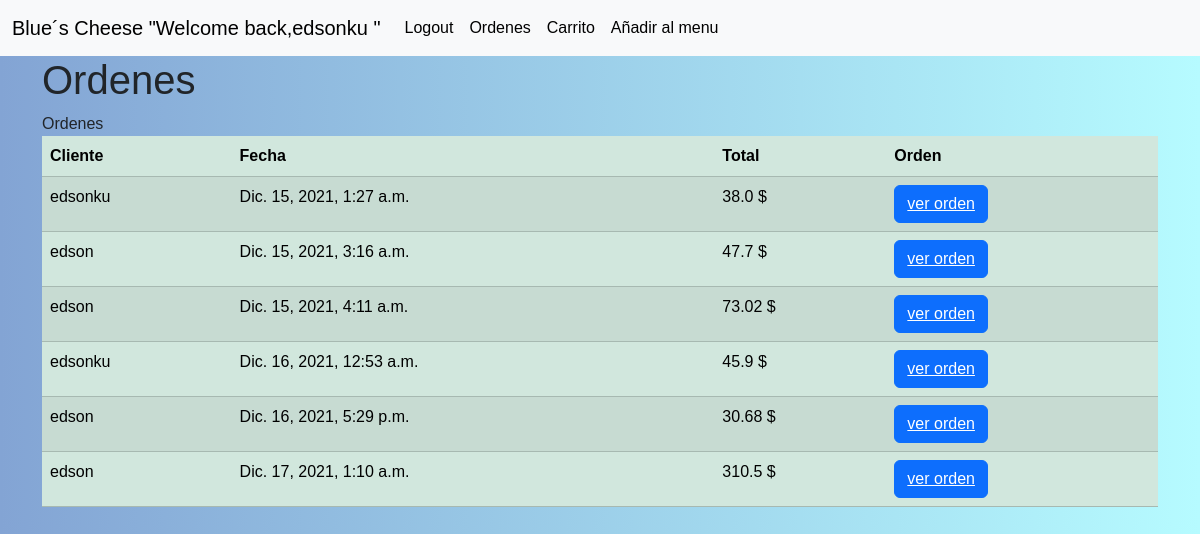
The app's page /ordenes/ (signed in) with its own data.
### orders/models.py (models this page shows, shortened)
class Ordenes(models.Model):
    status=((0,"cancelado"),(1,"pendiente"),(2,"realizado"))
    cliente=models.ForeignKey(settings.AUTH_USER_MODEL, verbose_name="cliente", on_delete=models.CASCADE,related_name="orders")
    fecha=models.DateTimeField(verbose_name="tiempo",auto_now_add=True)
    estado=models.IntegerField(choices=status, default=1)
    total=models.FloatField(default=0.0)

### orders/views.py (the view)
# urls.py: path("ordenes/", views.ordenes, name="ordenes"),
def ordenes(request):
    state=1
    if request.method=="POST":
        state=1
        state=request.POST.get("estado")
        if state == "0":
            estado=getorder(request.user)
            estado.estado=0
            estado.save()
        if state== "2":
            estado=getorder(request.user)
            estado.estado=2
            estado.save()
    else:
        state=1
    context = {
            "ordenes":Ordenes.objects.filter(estado=2),
            "car":georder(request.user),
    }
    return render(request,'orders/ordenes.html',context)

### orders/views.py (called while the page is built)
def georder(user):
    ordern=Ordenes.objects.filter(estado=2).first()
    if not ordern:
       ordern=Ordenes.objects.create(cliente=user)
    return ordern

### orders/templates/orders/ordenes.html (shortened to what this page needs)
{% extends 'base.html' %}
{% block main %}
<h1>Ordenes</h1>
{% block title  %}
Ordenes
{% endblock %}
{% if user.is_authenticated %}
<table class="table table-success table-striped">
    <thead>
        <th>Cliente</th>
        <th>Fecha</th>
        <th>Total</th>
        <th>Orden</th>
    </thead>
    <tbody>
        {% for x in ordenes %}
        <tr>
            <td>{{x.cliente}}</td>
            <td>{{x.fecha}}</td>
            <td>{{x.total}} $
            </td>
            <td><button type="button" class="btn btn-primary"><a href="{% url 'detalleorden' x.pk %}" style="color: white;">ver orden</a> </button>
                 </td>
        </tr>
        {%endfor%}
    </tbody>
</table>
{% endif %}
{% endblock %}

### templates/base.html (shortened to what this page needs)
{% load bootstrap5 %}
<!DOCTYPE html>
<html lang="en">
<head>
  {% bootstrap_css %}
  {% load static %}
  <link rel="stylesheet" href="{% static 'style.css' %}">
</head>
<body>
  <nav class="navbar navbar-expand-lg navbar-light bg-light " >
    <div class="container-fluid">
      <a class="navbar-brand" href="/">Blue´s Cheese
        {% if user.is_authenticated %}
        "Welcome back,{{ user.username }} "
        {% endif %}</a>
      <div class="collapse navbar-collapse" id="navbarNavAltMarkup">
        <div class="navbar-nav">
          {% if user.is_authenticated %}
          <a class="nav-link active" aria-current="page" href="{% url 'logout' %}">Logout</a>
          <a class="nav-link active" aria-current="page" href="{% url 'ordenes' %}">Ordenes</a>
          <a class="nav-link active" aria-current="page" href="{% url 'car' %}">Carrito</a>
          <a class="nav-link active" aria-current="page" href="{% url 'addmenu' %}">Añadir al menu</a>
          {%else%}
          <a class="nav-link" href="{% url 'login' %}">Login</a>
          <a class="nav-link" href="{% url 'register' %}">Register</a>
          {% endif %}
        </div>
      </div>
    </div>
  </nav>
  <div class="container">
    {% block main %}
    {% endblock main %}
  </div>
</body>
</html>

### static/style.css (style rules this page uses)
* { box-sizing: border-box; }
body { font-family: "Raleway", sans-serif; background-image: linear-gradient(to right, #83a4d4,#b6fbff); }

### records on screen
Ordenes: cliente "edsonku", fecha "Dic. 15, 2021, 1:27 a.m.", total "38.0"
Ordenes: cliente "edson", fecha "Dic. 15, 2021, 3:16 a.m.", total "47.7"
Ordenes: cliente "edson", fecha "Dic. 15, 2021, 4:11 a.m.", total "73.02"
Ordenes: cliente "edsonku", fecha "Dic. 16, 2021, 12:53 a.m.", total "45.9"
Ordenes: cliente "edson", fecha "Dic. 16, 2021, 5:29 p.m.", total "30.68"
Ordenes: cliente "edson", fecha "Dic. 17, 2021, 1:10 a.m.", total "310.5"

### other values on screen
{{ user.username }} "edsonku"
